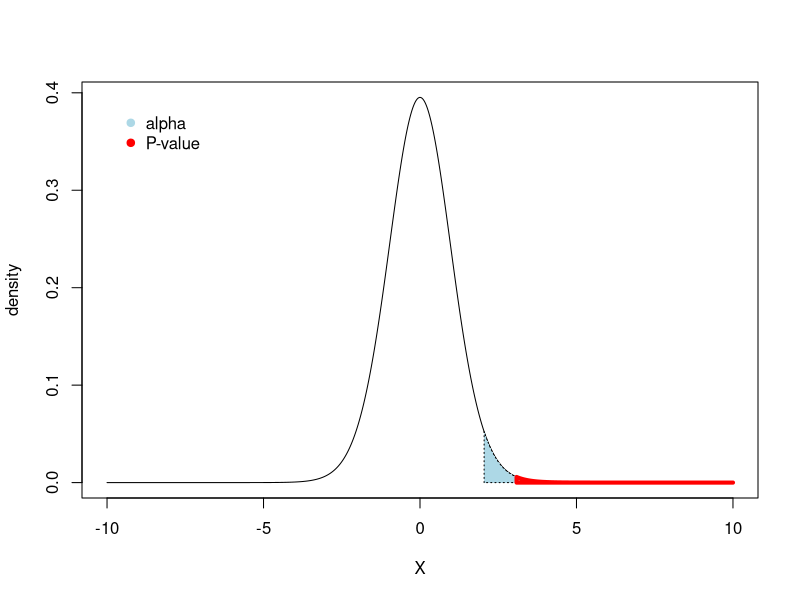

The R source for this figure:

###############p-values


t.pvalues<-function(tCrit, tObs,deg.freed,side){
  tGrid= seq(-10,10,by = 0.01)
  tCrit1= -tCrit
     plot(tGrid, (dt(tGrid,df=deg.freed-1)), type = "l", xlab = "X", ylab = "density",lwd=1)
    legend(x = "topleft", inset=.05, legend = c("alpha", "P-value"), pch = c(19,19),
           cex = c(1,1), pt.lwd = c(NA,NA), col = c("light blue","red"), bty="n")
    
    tPlot = function(x,df){dt(x,df=deg.freed-1)}  
  
    
    if(side=="L"){

    
    x1 = seq(from = min(tGrid), to = tCrit1, length.out = 1000) 
    y1 = tPlot(x1,df)
    x1 = c(tCrit1,min(tGrid), x1, tCrit1) 
    
    y1 = c(y1,0, 0, 0)
    polygon(x1,y1, lty = 3, border = NULL, col = "Light blue")
    
    
    xp1 = seq(from = min(tGrid), to = -tObs, length.out = 1000) 
    yp1 = tPlot(xp1,df)
    xp1 = c(-tObs,min(tGrid), xp1, -tObs) 
    
    yp1 = c(yp1,0, 0, 0)
    lines(xp1,yp1, lwd=4,  col = "red")
    
  }
  if(side=="R"){
    
   x = seq(from = tCrit, to = max(tGrid), length.out = 1000) 
   y = tPlot(x,df)
  
    x = c(tCrit, x, max(tGrid), tCrit) 
    y = c(0, y, 0, 0)
  
     polygon(x,y, lty = 3, border = NULL, col = "Light blue")
  
    xp = seq(from = tObs, to = max(tGrid), length.out = 1000) 
     yp = tPlot(xp,df)
    xp = c(tObs, xp, 10, tObs) 
     yp = c(0, yp, 0, 0)
   lines(xp,yp, lwd=4,  col = "red")
  }
  if(side=="B"){
    

legend(x = "topleft", inset=.05, legend = c("alpha/2", "P-values/2"), pch = c(19,19),
       cex = c(1,1), pt.lwd = c(NA,NA), col = c("light blue","red"), bty="n")

tPlot = function(x,df){dt(x,df=deg.freed-1)} 

x = seq(from = tCrit, to = max(tGrid), length.out = 1000) 
y = tPlot(x,df)

x = c(tCrit, x, max(tGrid), tCrit) 
y = c(0, y, 0, 0)

polygon(x,y, lty = 3, border = NULL, col = "Light blue")

x1 = seq(from = min(tGrid), to = tCrit1, length.out = 1000) 
y1 = tPlot(x1,deg.freed)
x1 = c(tCrit1,min(tGrid), x1, tCrit1) 

y1 = c(y1,0, 0, 0)
polygon(x1,y1, lty = 3, border = NULL, col = "Light blue")

#################

xp = seq(from = tObs, to = max(tGrid), length.out = 1000) 
yp = tPlot(xp,df)
xp = c(tObs, xp, 10, tObs) 
yp = c(0, yp, 0, 0)
lines(xp,yp, lwd=4,  col = "red")

xp1 = seq(from = min(tGrid), to = -tObs, length.out = 1000) 
yp1 = tPlot(xp1,df)
xp1 = c(-tObs,min(tGrid), xp1, -tObs) 

yp1 = c(yp1,0, 0, 0)
lines(xp1,yp1, lwd=4,  col = "red")

}
}


t.pvalues(tCrit = qt(0.975,28),tObs= 3.0866537,deg.freed=28,side="R")
